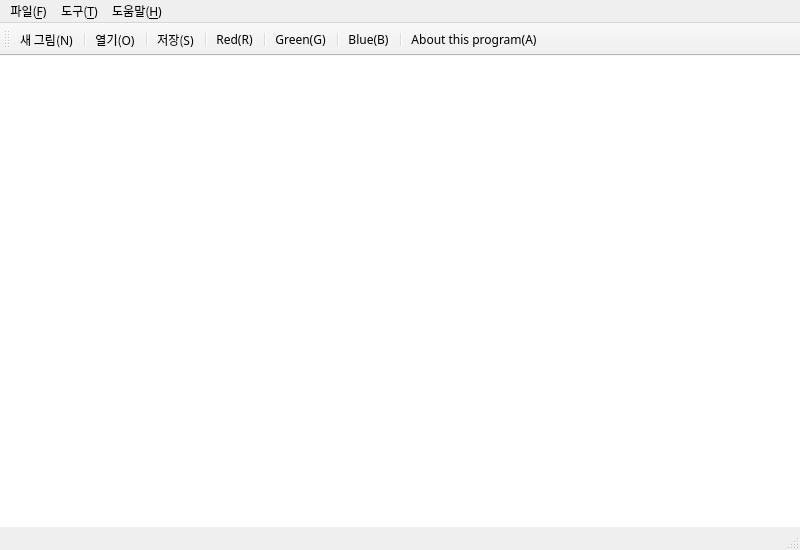
<?xml version="1.0" encoding="UTF-8"?>
<ui version="4.0">
 <class>MainWindow</class>
 <widget class="QMainWindow" name="MainWindow">
  <property name="geometry">
   <rect>
    <x>0</x>
    <y>0</y>
    <width>800</width>
    <height>550</height>
   </rect>
  </property>
  <property name="maximumSize">
   <size>
    <width>800</width>
    <height>550</height>
   </size>
  </property>
  <property name="font">
   <font>
    <family>맑은 고딕</family>
   </font>
  </property>
  <property name="windowTitle">
   <string>MainWindow</string>
  </property>
  <widget class="QWidget" name="centralwidget">
   <widget class="QLabel" name="lblCanvas">
    <property name="geometry">
     <rect>
      <x>0</x>
      <y>0</y>
      <width>801</width>
      <height>471</height>
     </rect>
    </property>
    <property name="sizePolicy">
     <sizepolicy hsizetype="Fixed" vsizetype="Fixed">
      <horstretch>0</horstretch>
      <verstretch>0</verstretch>
     </sizepolicy>
    </property>
    <property name="styleSheet">
     <string notr="true">background-color : white</string>
    </property>
    <property name="text">
     <string/>
    </property>
   </widget>
  </widget>
  <widget class="QMenuBar" name="menubar">
   <property name="geometry">
    <rect>
     <x>0</x>
     <y>0</y>
     <width>800</width>
     <height>21</height>
    </rect>
   </property>
   <widget class="QMenu" name="menu_file">
    <property name="title">
     <string>파일(&amp;F)</string>
    </property>
    <addaction name="action_New"/>
    <addaction name="action_Open"/>
    <addaction name="action_Save"/>
    <addaction name="action_Exit"/>
   </widget>
   <widget class="QMenu" name="menu_new">
    <property name="title">
     <string>도구(&amp;T)</string>
    </property>
    <widget class="QMenu" name="menu_P_2">
     <property name="title">
      <string>펜(&amp;P)</string>
     </property>
     <addaction name="action_PenRed"/>
     <addaction name="action_PenGreen"/>
     <addaction name="action_PenBlue"/>
    </widget>
    <widget class="QMenu" name="menu_T">
     <property name="title">
      <string>변환(&amp;T)</string>
     </property>
     <addaction name="action_GrayScale"/>
    </widget>
    <addaction name="menu_P_2"/>
    <addaction name="menu_T"/>
   </widget>
   <widget class="QMenu" name="menu_P">
    <property name="title">
     <string>도움말(&amp;H)</string>
    </property>
    <addaction name="action_AboutProgram"/>
   </widget>
   <addaction name="menu_file"/>
   <addaction name="menu_new"/>
   <addaction name="menu_P"/>
  </widget>
  <widget class="QStatusBar" name="statusbar"/>
  <widget class="QToolBar" name="toolBar">
   <property name="windowTitle">
    <string>toolBar</string>
   </property>
   <attribute name="toolBarArea">
    <enum>TopToolBarArea</enum>
   </attribute>
   <attribute name="toolBarBreak">
    <bool>false</bool>
   </attribute>
   <addaction name="action_New"/>
   <addaction name="separator"/>
   <addaction name="action_Open"/>
   <addaction name="separator"/>
   <addaction name="action_Save"/>
   <addaction name="separator"/>
   <addaction name="action_PenRed"/>
   <addaction name="separator"/>
   <addaction name="action_PenGreen"/>
   <addaction name="separator"/>
   <addaction name="action_PenBlue"/>
   <addaction name="separator"/>
   <addaction name="action_AboutProgram"/>
  </widget>
  <action name="action_New">
   <property name="icon">
    <iconset resource="resources.qrc">
     <normaloff>:/icon/imgs/new.png</normaloff>:/icon/imgs/new.png</iconset>
   </property>
   <property name="text">
    <string>새 그림(&amp;N)</string>
   </property>
  </action>
  <action name="action_Open">
   <property name="icon">
    <iconset resource="resources.qrc">
     <normaloff>:/icon/imgs/open.png</normaloff>:/icon/imgs/open.png</iconset>
   </property>
   <property name="text">
    <string>열기(&amp;O)</string>
   </property>
  </action>
  <action name="action_Save">
   <property name="icon">
    <iconset resource="resources.qrc">
     <normaloff>:/icon/imgs/save.png</normaloff>:/icon/imgs/save.png</iconset>
   </property>
   <property name="text">
    <string>저장(&amp;S)</string>
   </property>
  </action>
  <action name="action_Exit">
   <property name="icon">
    <iconset resource="resources.qrc">
     <normaloff>:/icon/imgs/exit.png</normaloff>:/icon/imgs/exit.png</iconset>
   </property>
   <property name="text">
    <string>종료(&amp;X)</string>
   </property>
  </action>
  <action name="action_PenRed">
   <property name="icon">
    <iconset resource="resources.qrc">
     <normaloff>:/icon/imgs/red.png</normaloff>:/icon/imgs/red.png</iconset>
   </property>
   <property name="text">
    <string>Red(R)</string>
   </property>
  </action>
  <action name="action_PenGreen">
   <property name="icon">
    <iconset resource="resources.qrc">
     <normaloff>:/icon/imgs/green.png</normaloff>:/icon/imgs/green.png</iconset>
   </property>
   <property name="text">
    <string>Green(G)</string>
   </property>
  </action>
  <action name="action_PenBlue">
   <property name="icon">
    <iconset resource="resources.qrc">
     <normaloff>:/icon/imgs/blue.png</normaloff>:/icon/imgs/blue.png</iconset>
   </property>
   <property name="text">
    <string>Blue(B)</string>
   </property>
  </action>
  <action name="action_AboutProgram">
   <property name="icon">
    <iconset resource="resources.qrc">
     <normaloff>:/icon/imgs/about.png</normaloff>:/icon/imgs/about.png</iconset>
   </property>
   <property name="text">
    <string>About this program(&amp;A)</string>
   </property>
  </action>
  <action name="action_GrayScale">
   <property name="text">
    <string>그레이스케일(&amp;G)</string>
   </property>
  </action>
 </widget>
 <resources>
  <include location="resources.qrc"/>
 </resources>
 <connections/>
</ui>
